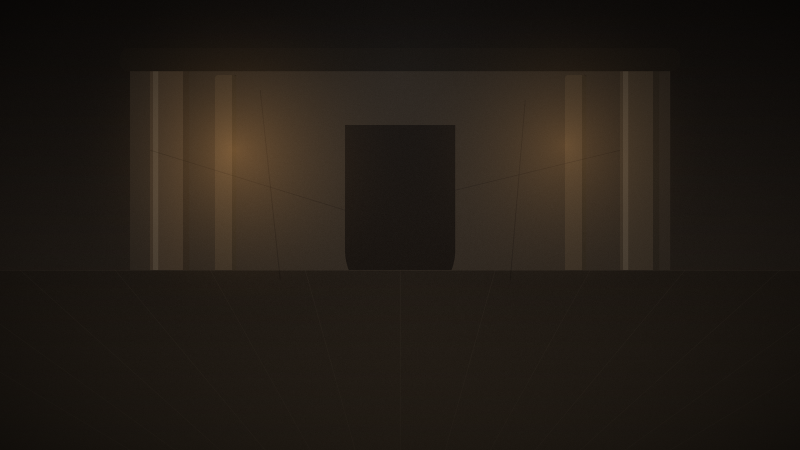
#> input picture assets/art/bg_ruins.png, 1600 x 900 px (shown at 1/2 size)
$ python verify_art_assets.py
#> lines starting #> are read from the running program, lines starting #| are printed output that depends on the picture
# -*- coding: utf-8 -*-
"""
校验美术资产是否真的可用。

重点不是「文件在不在」，而是：
  1. 背景亮度与层次是否合理（不是一团黑，也不是一片灰）
  2. 暗角是否真的从中心向外渐变
  3. 角色剪影是否有内容（不是空白，也不是一块纯色）
  4. **角色在实际摆放位置上是否看得清**（与背景的亮度差）
  5. 场景中角色之间、角色与 UI 面板是否互相遮挡

运行： python tools/verify_art_assets.py
"""
import os
import sys

try:
    sys.stdout.reconfigure(encoding="utf-8")
except Exception:
    pass

import numpy as np
from PIL import Image

ROOT = os.path.dirname(os.path.dirname(os.path.abspath(__file__)))
ART = os.path.join(ROOT, "assets", "art")

# 角色在场景中的实际摆放（与 battle_scene.gd 保持一致）
PLACEMENT = {
    "char_adventurer": (390, 190, 300, 420),
    "char_golem": (890, 170, 340, 440),
}

problems = []
checks = 0


def ok(m):
    global checks
    checks += 1
    print("  [OK]   " + m)


def bad(m):
    global checks
    checks += 1
    problems.append(m)
    print("  [FAIL] " + m)


def lum(img):
    return np.asarray(img.convert("L")).astype(np.float32)


# ── 1. 背景 ───────────────────────────────────────────────
print("1. 背景 bg_ruins.png")
bg_path = os.path.join(ART, "bg_ruins.png")
bg = None
if not os.path.exists(bg_path):
    bad("bg_ruins.png 不存在")
else:
    bg = Image.open(bg_path).convert("RGB")
#> bg is the input picture: PIL image 1600x900 RGB; mean R, G, B 34.9, 28.3, 21.5
    if bg.size != (1600, 900):
        bad("尺寸 %s，期望 (1600, 900)" % (bg.size,))
    else:
        L = lum(bg)
#> in lum, `return np.asarray(img.convert("L")).astype(np.float32)`:
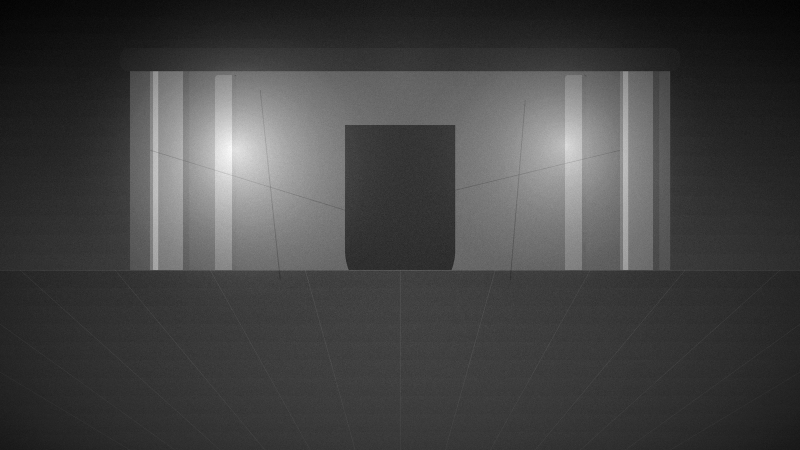
#> returned value: shape (900, 1600) float32 (shown at 1/2 size); min 5, max 97, mean 29.5; drawn with min black and max white
        mean, std = float(L.mean()), float(L.std())
#> mean = 29.51; std = 14.94
        if mean < 22:
            bad("背景平均亮度 %.1f 过暗，看不清场景内容" % mean)
        elif mean > 150:
            bad("背景平均亮度 %.1f 过亮，会压制前景 UI" % mean)
        elif std < 10:
            bad("背景亮度标准差 %.1f 过低，缺少层次" % std)
        else:
            ok("尺寸 1600x900，平均亮度 %.1f，层次标准差 %.1f" % (mean, std))
        center = float(L[300:600, 600:1000].mean())
#> center = 33.78
        corner = float(np.mean([L[0:120, 0:120].mean(), L[0:120, 1400:].mean(),
                                L[-120:, 0:120].mean(), L[-120:, 1400:].mean()]))
#> corner = 13.82
        if corner >= center:
            bad("四角亮度 %.1f 未低于中心 %.1f，暗角没生效" % (corner, center))
        else:
            ok("暗角生效：四角 %.1f < 中心 %.1f" % (corner, center))

# ── 2. 暗角叠加层 ─────────────────────────────────────────
print("2. 暗角层 vignette.png")
vg_path = os.path.join(ART, "vignette.png")
if not os.path.exists(vg_path):
    bad("vignette.png 不存在")
else:
    vg = Image.open(vg_path)
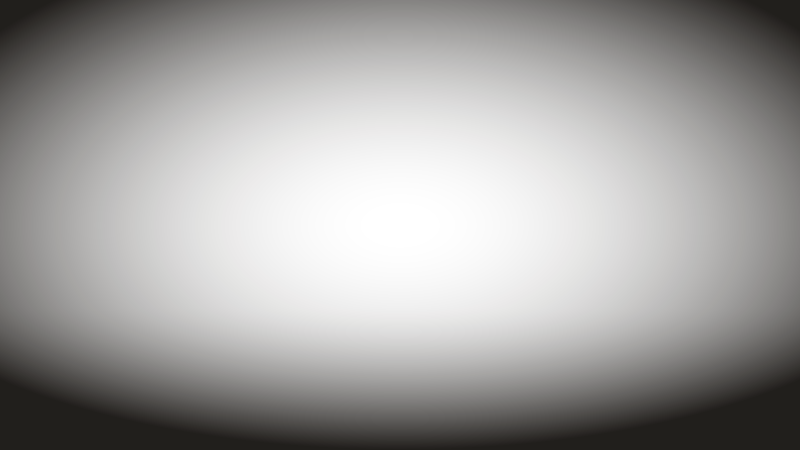
#> input picture assets/art/vignette.png, 1600 x 900 px (shown at 1/2 size)
#> vg is the input picture: PIL image 1600x900 RGBA; mean R, G, B, A 14, 11, 8, 97.1
    if vg.size != (1600, 900) or vg.mode != "RGBA":
        bad("尺寸/通道不符：%s %s（期望 1600x900 RGBA）" % (vg.size, vg.mode))
    else:
        a = np.asarray(vg.split()[3]).astype(np.float32)
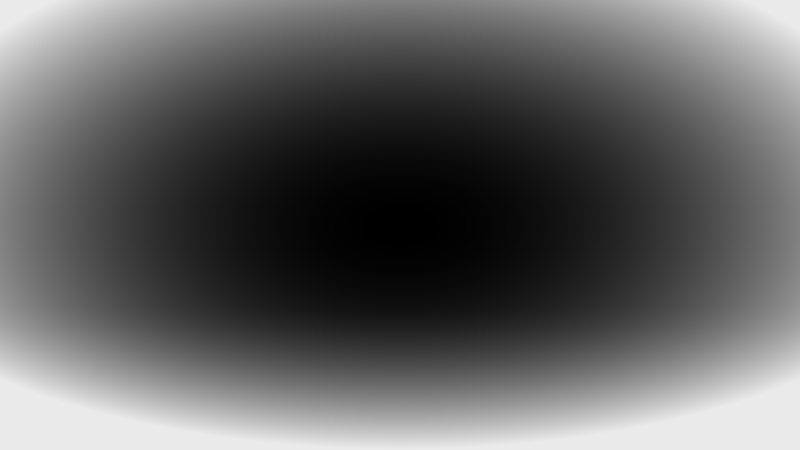
#> a: shape (900, 1600) float32 (shown at 1/2 size); min 0, max 234, mean 97.1
        c = float(a[400:500, 760:840].mean())
#> c = 0.154
        e = float(np.mean([a[0:60, 0:60].mean(), a[0:60, -60:].mean(),
                           a[-60:, 0:60].mean(), a[-60:, -60:].mean()]))
#> e = 233
        if c > 40:
            bad("中心 alpha %.0f 过高，会把画面压暗" % c)
        elif e < 170:
            bad("边缘 alpha %.0f 过低，暗角几乎不可见" % e)
        else:
            ok("中心 alpha %.0f → 边缘 %.0f，渐变正确" % (c, e))

# ── 3. 角色剪影 ───────────────────────────────────────────
print("3. 角色剪影内容")
chars = {}
for name, (px, py, pw, ph) in PLACEMENT.items():
    p = os.path.join(ART, name + ".png")
    if not os.path.exists(p):
        bad("%s.png 不存在" % name)
        continue
    im = Image.open(p).convert("RGBA")
    if im.size != (pw, ph):
        bad("%s 尺寸 %s，与摆放尺寸 %s 不一致" % (name, im.size, (pw, ph)))
        continue
    a = np.asarray(im.split()[3]).astype(np.float32) / 255.0
    cover = float((a > 0.35).mean())
    if cover < 0.05:
        bad("%s 不透明像素仅 %.1f%%，图形可能是空的" % (name, cover * 100))
        continue
    if cover > 0.80:
        bad("%s 不透明像素 %.1f%%，几乎是一块实心色块" % (name, cover * 100))
        continue
    rgb = np.asarray(im.convert("RGB")).astype(np.float32)
    m = a > 0.6
    L = rgb.mean(axis=2)
    if float(L[m].std()) < 6:
        bad("%s 主体亮度标准差 %.1f 过低，缺少体积感" % (name, float(L[m].std())))
    else:
        ok("%-16s %dx%d  覆盖 %.1f%%  主体亮度 %.1f±%.1f"
           % (name, pw, ph, cover * 100, float(L[m].mean()), float(L[m].std())))
    chars[name] = (im, (px, py, pw, ph))

# ── 4. 角色在背景上是否看得清 ─────────────────────────────
print("4. 角色与背景的可辨识度")
if bg is not None:
    Lb = lum(bg)
    for name, (im, (px, py, pw, ph)) in chars.items():
        patch = Lb[py:py + ph, px:px + pw]
        a = np.asarray(im.split()[3]).astype(np.float32) / 255.0
        m = a > 0.6
        cl = float((np.asarray(im.convert("L")).astype(np.float32))[m].mean())
        bl = float(patch[m].mean())
        d = abs(cl - bl)
        if d < 18:
            bad("%s 与背景亮度差仅 %.1f，会糊在一起" % (name, d))
        else:
            ok("%-16s 主体亮度 %.1f vs 背景 %.1f，差 %.1f" % (name, cl, bl, d))
else:
    bad("背景缺失，跳过可辨识度检查")

# ── 5. 角色之间是否重叠 ───────────────────────────────────
print("5. 场景占位冲突")
boxes = [(n, PLACEMENT[n]) for n in PLACEMENT if n in chars]
for i in range(len(boxes)):
    for j in range(i + 1, len(boxes)):
        n1, (x1, y1, w1, h1) = boxes[i]
        n2, (x2, y2, w2, h2) = boxes[j]
        if x1 < x2 + w2 and x2 < x1 + w1 and y1 < y2 + h2 and y2 < y1 + h1:
            bad("%s 与 %s 的占位矩形重叠" % (n1, n2))
if not problems or all("重叠" not in p for p in problems):
    ok("两个角色占位互不重叠")

# 角色不得压到左右两侧的状态面板（x 20..320 与 1280..1580）
for name, (px, py, pw, ph) in PLACEMENT.items():
    if px < 320:
        bad("%s 左边界 %d 压到左侧玩家面板（x<320）" % (name, px))
    if px + pw > 1280:
        bad("%s 右边界 %d 压到右侧敌人面板（x>1280）" % (name, px + pw))
if all(PLACEMENT[n][0] >= 320 and PLACEMENT[n][0] + PLACEMENT[n][2] <= 1280 for n in PLACEMENT
       if n in chars):
    ok("两个角色均落在中央场地内，不遮挡两侧状态面板")

print()
print("=" * 62)
print("检查项 %d，失败 %d" % (checks, len(problems)))
for p in problems:
    print("  - " + p)
#> (the run stopped early here; a loop or call above may not have finished)
